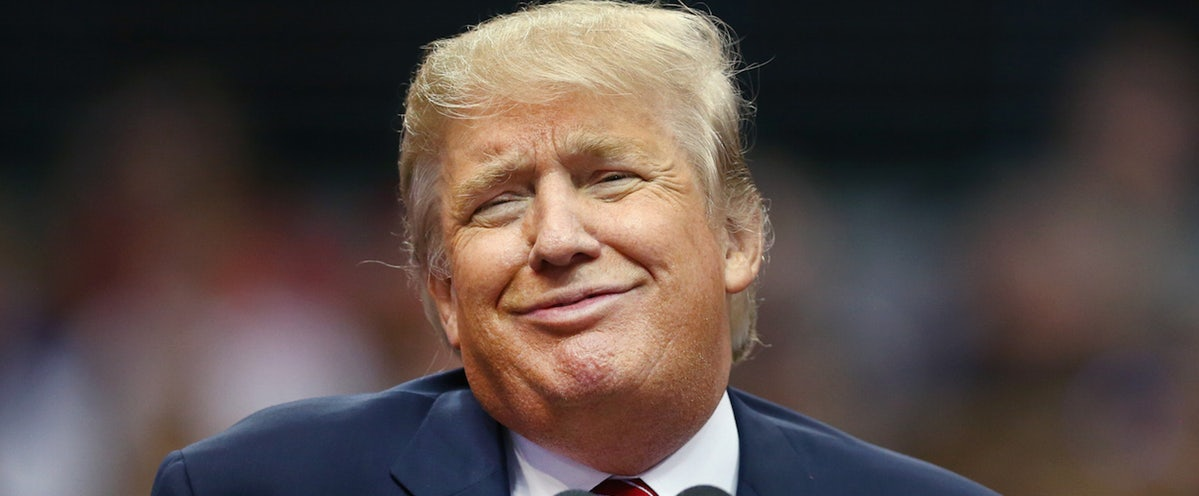
#> input picture demo4/T4.7_naama.jpg, 1199 x 496 px
$ python T4.7_tunnista_kasvot.py
#> lines starting #> are read from the running program, lines starting #| are printed output that depends on the picture; after the words box and inside, x2 and y2 are one past the last pixel; in counts of white or black regions, pixels touching at a corner belong together
#!/usr/bin/python
# -*- coding: utf-8 -*-
# TIEA345 demo4
# lailpimi

# Tunnistaa kasvot ja silmät.

import numpy as np
import cv2 as cv
import matplotlib.pyplot as plt

# Ladataan valmiiksi koulutetut tunnistimet kasvoille ja silmille
face_cascade = cv.CascadeClassifier('haarcascade_frontalface_default.xml')
eye_cascade = cv.CascadeClassifier('haarcascade_eye.xml')

img = cv.imread('T4.7_naama.jpg') # Ladataan kuva
#> img is the input picture: shape (496, 1199, 3); mean B, G, R 69.5, 72.9, 85.6
gray = cv.cvtColor(img, cv.COLOR_BGR2GRAY) # Harmaaksi
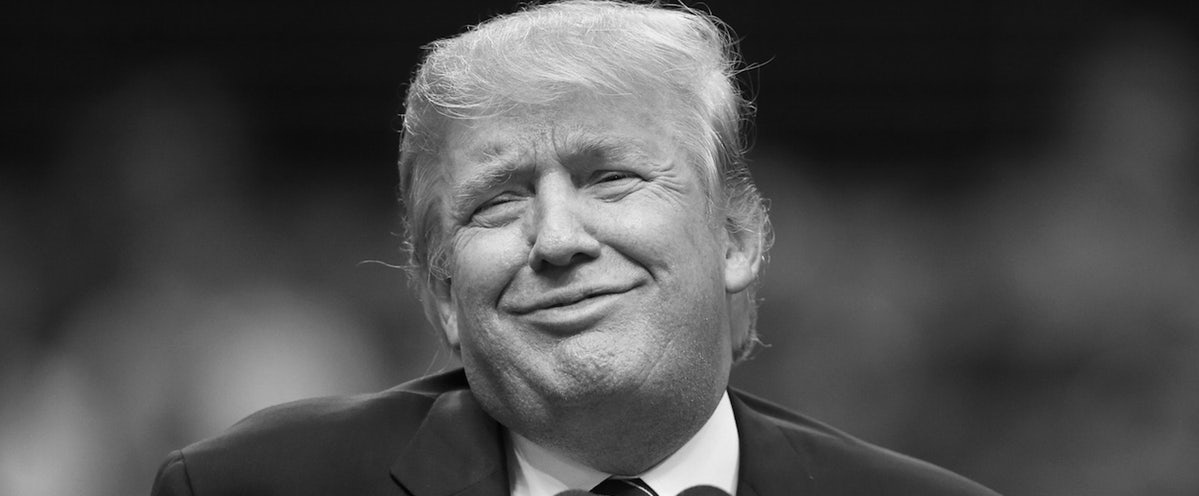
#> gray: shape (496, 1199); min 0, max 247, mean 76.4

# Havaitaan kasvot ja piirretään neliö
faces = face_cascade.detectMultiScale(gray, 1.3, 5)
#> faces = [[381, 29, 375, 375]]
for (x,y,w,h) in faces:
    cv.rectangle(img,(x,y),(x+w,y+h),(255,0,0),2)
    roi_gray = gray[y:y+h, x:x+w]
    roi_color = img[y:y+h, x:x+w]
#> this loop made 1 pass
#> pass 1, `roi_gray = gray[y:y+h, x:x+w]`:
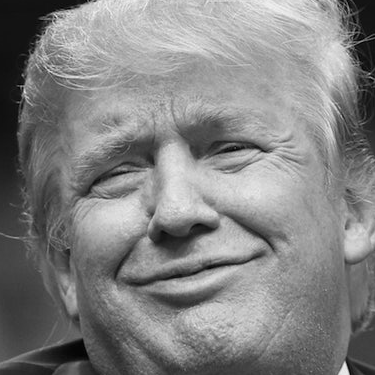
#> roi_gray: shape (375, 375); min 0, max 243, mean 130.5
#> pass 1, `roi_color = img[y:y+h, x:x+w]`:
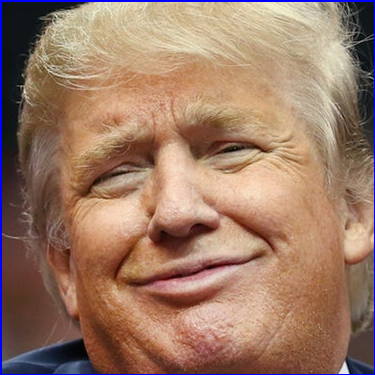
#> roi_color: shape (375, 375, 3); mean B, G, R 101.9, 121.7, 155.5
#> after the loop:
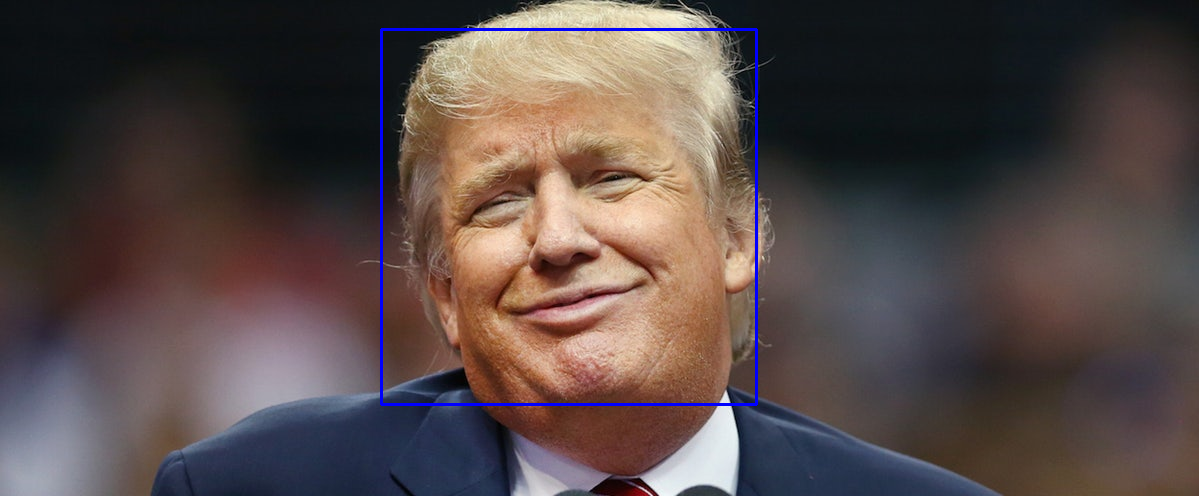
#> img: shape (496, 1199, 3); 0.76% of pixels changed, all inside (x1, y1, x2, y2) = (380, 28, 758, 406)

plt.imsave('T4.7_tulos.png',img) # Kuva johon havainnot on piirretty
